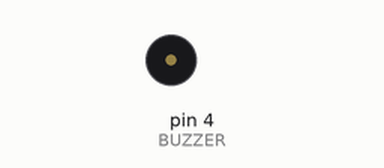
Simulated run of this sketch. Board: Arduino Uno, built with avr-gcc and run on an emulated ATmega328P. Shown: buzzer (waves = sounding).

Above: at 0.2 s.
Timing chart, 0 to 3.0 s (numbered marks = the images above):
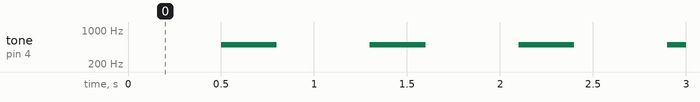

The sketch:

Buzzer.ino.ino
```cpp
#define BUZZER 4 //buzzer pin

void setup()
{
    Serial.begin(9600);   // Initiate a serial communication
     pinMode(BUZZER, OUTPUT);
     noTone(BUZZER);

}

void loop (){

  digitalWrite(BUZZER, HIGH);
  delay(500);
  tone(BUZZER, 500);
  delay(300);
  noTone(BUZZER);
}
```

Measured:
- by itself, tone on pin 4 (BUZZER): alternates 500 Hz for 0.30 s and silent for 0.50 s
